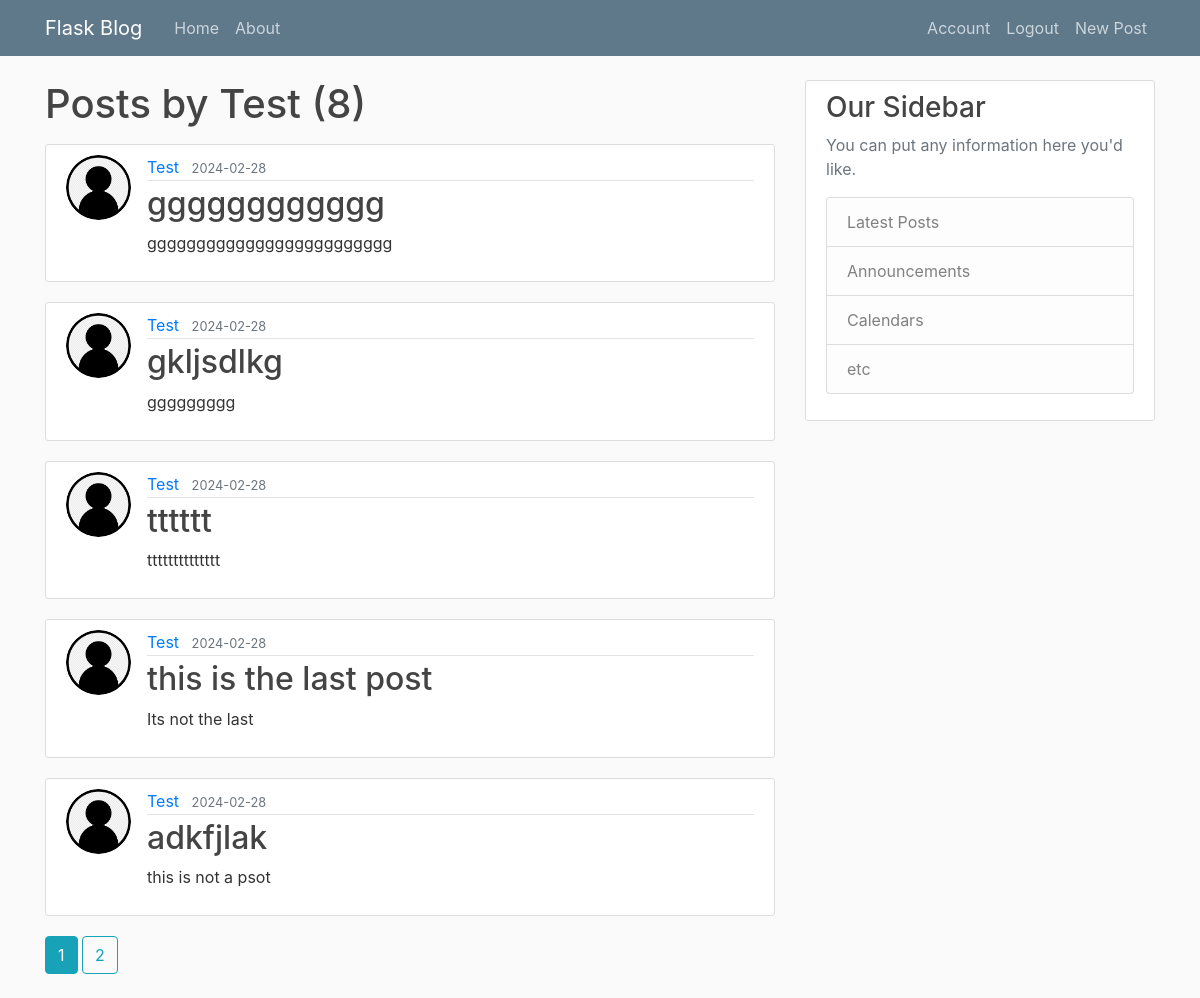
/user/Test (signed in), run on the app's committed database.
### flask_blog/models.py (models this page shows, shortened)
class User(db.Model,UserMixin):
    id=db.Column(db.Integer,primary_key=True)
    username=db.Column(db.String(20),unique=True,nullable=False)
    email=db.Column(db.String(120),unique=True,nullable=False)
    image_file=db.Column(db.String(20),nullable=False,default="default.jpg")
    password=db.Column(db.String(60),nullable=False)
    posts=db.relationship("Post",backref="author",lazy=True)

class Post(db.Model):
    id=db.Column(db.Integer,primary_key=True)
    title=db.Column(db.String(100),nullable=False)
    date_posted=db.Column(db.DateTime,nullable=False,default=datetime.utcnow)
    content=db.Column(db.Text,nullable=False)
    user_id=db.Column(db.Integer,db.ForeignKey("user.id"),nullable=False)

### flask_blog/routes.py (the view)
@app.route("/user/<string:username>")
def user_posts(username):
    user=User.query.filter_by(username=username).first_or_404()
    page=request.args.get("page",1,type=int)
    posts=Post.query.filter_by(author=user)\
    .order_by(Post.date_posted.desc())\
    .paginate(page=page,per_page=5)
    return render_template("user_posts.html",post=posts,user=user)

### flask_blog/models.py (called while the page is built)
@login_manager.user_loader
def load_user(user_id):
    return User.query.get(int(user_id))

### flask_blog/templates/user_posts.html (shortened to what this page needs)
{% extends "layout.html" %}
{% block content %}
<h1 class="mb-3">Posts by {{ user.username }} ({{ post.total }})</h1>
    {% for p in post.items %}
        <article class="media content-section">
            <img class="rounded-circle article-img" src="{{ url_for('static',filename='profile_pics/'+ p.author.image_file ) }}">
            <div class="media-body">
            <div class="article-metadata">
                <a class="mr-2" href="{{url_for('user_posts',username=p.author.username)}}">{{ p.author.username }}</a>
                <small class="text-muted">{{ p.date_posted.strftime("%Y-%m-%d") }}</small>
            </div>
            <h2><a class="article-title" href="{{ url_for('post',post_id=p.id)}}">{{ p.title }}</a></h2>
            <p class="article-content">{{ p.content }}</p>
            </div>
        </article>
    {% endfor %}
        {% for page_num in post.iter_pages(left_edge=1,right_edge=1,left_current=1,right_current=2) %}
            {% if page_num %}
                {% if post.page==page_num %}
                    <a class="btn btn-info mb-4" href="{{ url_for('user_posts',username=user.username,page=page_num) }}">{{ page_num }}</a>
                {% else %}
                    <a class="btn btn-outline-info mb-4" href="{{ url_for('user_posts',username=user.username,page=page_num) }}">{{ page_num }}</a>
                {% endif %}
            {% endif %}
        {% endfor %}
{% endblock  content %}

### flask_blog/static/main.css (style rules this page uses)
body { background: #fafafa; color: #333333; margin-top: 5rem; }
h1, h2, h3, h4, h5, h6 { color: #444444; }
.content-section { background: #ffffff; padding: 10px 20px; border: 1px solid #dddddd; border-radius: 3px; margin-bottom: 20px; }
.article-title { color: #444444; }
.article-content { white-space: pre-line; }
.article-img { height: 65px; width: 65px; margin-right: 16px; }
.article-metadata { padding-bottom: 1px; margin-bottom: 4px; border-bottom: 1px solid #e3e3e3 }

### data on the page
User: username "Test"
Post: image_file (placeholder picture), author.username "Test", date_posted "2024-02-28", title "gggggggggggg", content "ggggggggggggggggggggggggg"
Post: image_file (placeholder picture), author.username "Test", date_posted "2024-02-28", title "gkljsdlkg", content "ggggggggg"
Post: image_file (placeholder picture), author.username "Test", date_posted "2024-02-28", title "tttttt", content "tttttttttttttt"
Post: image_file (placeholder picture), author.username "Test", date_posted "2024-02-28", title "this is the last post", content "Its not the last"
Post: image_file (placeholder picture), author.username "Test", date_posted "2024-02-28", title "adkfjlak", content "this is not a psot"

### other printed values
{{ post.total }} "8"
{{ page_num }} "1"
{{ page_num }} "2"
